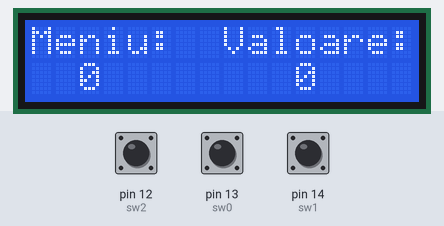
Bench run of a sketch on a simulated Arduino Uno, built with avr-gcc and run on an emulated ATmega328P. Parts: 16×2 character LCD. Inputs (shaded band) come from the test bench; at power-on: pin 12 (sw2) HIGH, pin 13 (sw0) HIGH, pin 14 (sw1) HIGH. What the sketch prints to the serial monitor is not drawn.

Above: at 4.3 s.
4.4 s: pin 12 (sw2) pulled LOW for 0.15 s
At 4.9 s:
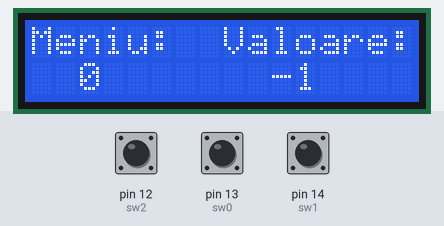
6.0 s: pin 13 (sw0) pulled LOW for 0.15 s
At 7.2 s:
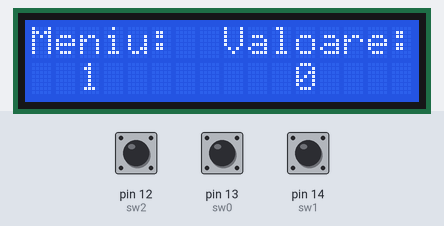
7.6 s: pin 14 (sw1) pulled LOW for 0.15 s
At 8.5 s:
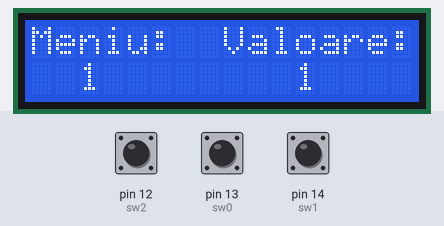
9.2 s: pin 13 (sw0) pulled LOW for 1 s
At 9.7 s:
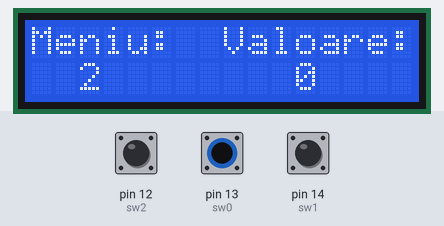
11.7 s: pin 12 (sw2) pulled LOW for 1 s
At 12.9 s:
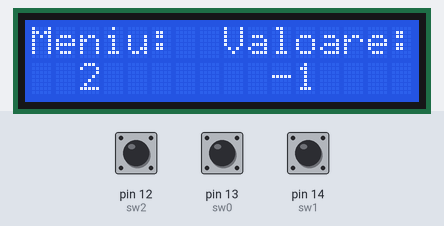
Timing chart, 0 to 14.7 s (numbered marks = the images above; inputs shaded):
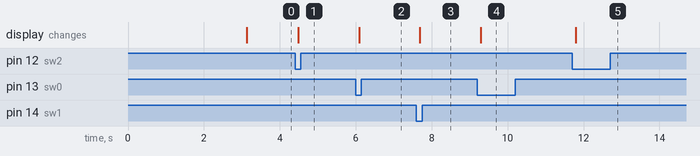

Measured:
- after the input at 4.4 s, the display: changes after 0.09 s (image 1)
- after the input at 6.0 s, the display: changes after 0.09 s (image 2)
- after the input at 7.6 s, the display: changes after 0.09 s (image 3)
- after the input at 9.2 s, the display: changes after 0.09 s (image 4)
- after the input at 11.7 s, the display: changes after 0.09 s (image 5)

The sketch:

menu_1.ino
```cpp
/* menu and value
 * base sketch: Arduino IDE -> Example -> Basic => Button
 * original changes by Nicu FLORICA (niq_ro)
 */

#include <Wire.h>
#include <LiquidCrystal_I2C.h>  // https://github.com/tehniq3/used_library

// Set the LCD address to ox3F or 0x27 for a 16 chars and 2 line display
LiquidCrystal_I2C lcd(0x3F, 16, 2);

#define sw0 13 // D13 - pin for menu
#define sw1 14 // A0 - pin for increase the value
#define sw2 12 // D12 - pin for decrease the value

byte starebuton0, starebuton1, starebuton2;             // the current reading from the input pin
byte citirestarebuton0, citirestarebuton1, citirestarebuton2;   //

byte ultimastarebuton0 = HIGH;   // the previous reading from the input pin
byte ultimastarebuton1 = HIGH;
byte ultimastarebuton2 = HIGH;

unsigned long ultimtpdebounce0 = 0;  // the last time the output pin was toggled
unsigned long ultimtpdebounce1 = 0;
unsigned long ultimtpdebounce2 = 0;

unsigned long tpdebounce = 50;    // the debounce time; increase if the output flickers

byte meniu = 0;
int valoare = 0;

void setup() {
  lcd.begin(); // initialize the LCD
  lcd.clear(); // clear the screen
  lcd.backlight(); // Turn on the blacklight and print a message.
  lcd.setCursor(0,0);
  lcd.print("   Test meniu    ");
  lcd.setCursor(0,1);
  lcd.print("sw: Nicu FLORICA");

  pinMode(sw0, INPUT);
  pinMode(sw1, INPUT);
  pinMode(sw2, INPUT);
  digitalWrite(sw0, HIGH);
  digitalWrite(sw1, HIGH);
  digitalWrite(sw2, HIGH);

   delay(3000);
   lcd.clear();
   Serial.begin(9600);
   Serial.println(" ");Serial.println(" ");Serial.println(" ");
   Serial.println("------------------------------------------");
   Serial.println("test");
}

void loop() {

buton0();
buton1();
buton2();

  lcd.setCursor(0,0);
  lcd.print("Meniu:");

  lcd.setCursor(2,1);
  lcd.print(meniu);

  lcd.setCursor(8,0);
  lcd.print("Valoare:");

  lcd.setCursor(10,1);
  if (valoare >= 0) lcd.print(" ");
  lcd.print(valoare);


ultimastarebuton0 = citirestarebuton0;
ultimastarebuton1 = citirestarebuton1;
ultimastarebuton2 = citirestarebuton2;
}  // end main loop

void buton0()
{
  // button reading
citirestarebuton0 = digitalRead(sw0);  // read the state of the switch into a local variable:
  if (citirestarebuton0 != ultimastarebuton0) // If the switch changed, due to noise or pressing:
  {
    ultimtpdebounce0 = millis();  // reset the debouncing timer
  }
  if ((millis() - ultimtpdebounce0) > tpdebounce)
  {
    if (citirestarebuton0 != starebuton0) // if the button state has changed
    {
      starebuton0 = citirestarebuton0;
      if (starebuton0 == LOW) // only toggle the LED if the new button state is LOW
      {
        Serial.println("sw0 pushed");
        meniu = meniu + 1;
        valoare = 0;
        if (meniu > 9) meniu = 0;
      }
    }
  }
}

void buton1()
{
  // button reading
citirestarebuton1 = digitalRead(sw1);  // read the state of the switch into a local variable:
  if (citirestarebuton1 != ultimastarebuton1) // If the switch changed, due to noise or pressing:
  {
    ultimtpdebounce1 = millis();  // reset the debouncing timer
  }
  if ((millis() - ultimtpdebounce1) > tpdebounce)
  {
    if (citirestarebuton1 != starebuton1) // if the button state has changed
    {
      starebuton1 = citirestarebuton1;
      if (starebuton1 == LOW) // only toggle the LED if the new button state is LOW
      {
        Serial.println("sw1 pushed");
        valoare = valoare + 1;
        if (valoare > 9) valoare = -9;
      }
    }
  }
}

void buton2()
{
  // button reading
citirestarebuton2 = digitalRead(sw2);  // read the state of the switch into a local variable:
  if (citirestarebuton2 != ultimastarebuton2) // If the switch changed, due to noise or pressing:
  {
    ultimtpdebounce2 = millis();  // reset the debouncing timer
  }
  if ((millis() - ultimtpdebounce2) > tpdebounce)
  {
    if (citirestarebuton2 != starebuton2) // if the button state has changed
    {
      starebuton2 = citirestarebuton2;
      if (starebuton2 == LOW) // only toggle the LED if the new button state is LOW
      {
        Serial.println("sw2 pushed");
        valoare = valoare - 1;
        if (valoare < -9) valoare = 9;
      }
    }
  }
}
```
